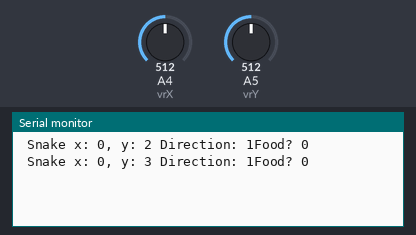
Simulated run of this sketch. Board: Arduino Uno, built with avr-gcc and run on an emulated ATmega328P. On the bench: the last lines printed to the serial monitor. Inputs (shaded band) come from the test bench; at power-on: A5 (vrY) = 512, A4 (vrX) = 512. Random numbers use the default seed unless the sketch sets one.

Above: at 1.2 s.
1.3 s: A5 (vrY) set to 390
At 1.46 s:
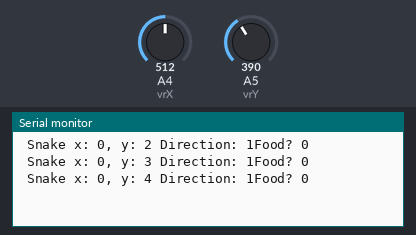
4.3 s: A4 (vrX) set to 390
At 4.68 s:
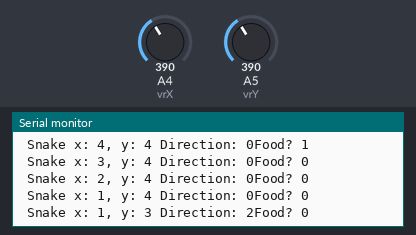
5.8 s: A4 (vrX) set to 716
At 5.88 s:
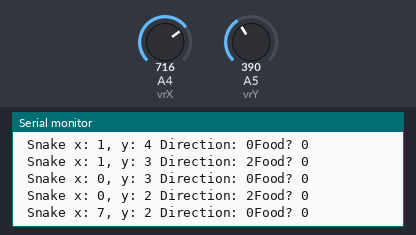
Timing chart, 0 to 8.8 s (numbered marks = the images above; inputs shaded):
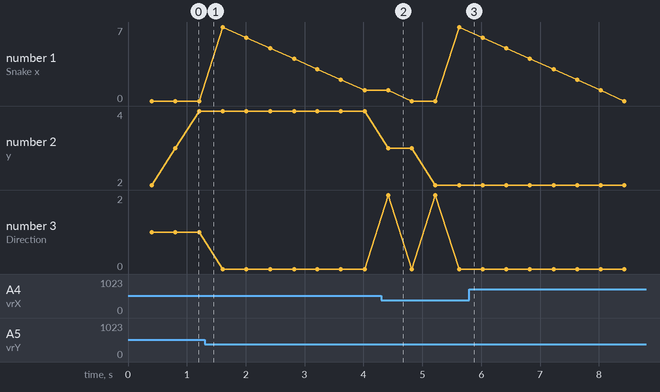

The sketch:

snake.ino
```cpp
#define row1 A3
#define row2 2
#define row3 3
#define row4 4
#define row5 5
#define row6 6
#define row7 7
#define row8 8

#define col1 9
#define col2 10
#define col3 11
#define col4 12
#define col5 13
#define col6 A0
#define col7 A1
#define col8 A2

#define vrX A4
#define vrY A5

bool eaten = false;
int food[2] = {4,4};
enum directions {NORTH, EAST, WEST, SOUTH};

unsigned long lastTime;
byte pointX = 0;
byte pointY = 0;

const byte rows[] = {
    row1, row2, row3, row4, row5, row6, row7, row8
};
const byte cols[] = {
  col1,col2, col3, col4, col5, col6, col7, col8
};

byte snake_length = 2;
enum directions dir;
int snake[64][2]={{0,1},{0,0}};
byte screen[8][8] = {{0,0,0,0,0,0,0,0},{0,0,0,0,0,0,0,0},{0,0,0,0,0,0,0,0},{0,0,0,0,0,0,0,0},{0,0,0,0,0,0,0,0},{0,0,0,0,0,0,0,0},{0,0,0,0,0,0,0,0},{0,0,0,0,0,0,0,0}};

void setup() {
  Serial.begin(9600);
  // setting all pins to output mode
  for (byte i = 1; i <= 13; i++)
        pinMode(i, OUTPUT);
  pinMode(A0, OUTPUT);
  pinMode(A1, OUTPUT);
  pinMode(A2, OUTPUT);
  pinMode(A3, OUTPUT);

  pinMode(A4, INPUT);
  pinMode(A5, INPUT);

  // Setting all colums to high by default (turned off)
  for(byte col: cols)
    digitalWrite(col, HIGH);

  // initial screen
  // screen[pointX][pointY] = 1;

  // snake setup
  dir = EAST;
  screen[snake[0][0]][snake[0][1]] = 1;
  screen[snake[1][0]][snake[1][1]] = 1;
  screen[food[0]][food[1]] = 1;
}

void loop() {
  int corX = map(analogRead(vrX), 0, 1023, -1, 1);
  int corY = map(analogRead(vrY), 0, 1023, -1, 1);
//  if(millis() - lastTime > 200){
//    Serial.print("X: "); Serial.print(corX); Serial.print("Y: "); Serial.println(corY);
//  }
  if(millis() - lastTime > 400){
    updateScreen(corX, corY);
    lastTime = millis();
  }
  drawFrame();
}

void(* resetFunc) (void) = 0; //declare reset function @ address 0

void updateScreen(int x, int y){ // add boundary conditions
  if(!eaten){
    screen[snake[snake_length-1][0]][snake[snake_length-1][1]] = 0; //deactivate current snake end before updating values
  }
  updateSnake(x, y);
  screen[snake[0][0]][snake[0][1]] = 1; //activate snake head at new pos


//  screen[pointX][pointY] = 0;
//  pointY = (pointY+1)%8;
//  if(pointY == 0)
//    pointX = (pointX+1)%8;
//  screen[pointX][pointY] = 1;
}

void updateSnake(int x, int y){
  //update tail
  if(eaten){
    snake[snake_length][0] = snake[snake_length - 1][0];
    snake[snake_length][1] = snake[snake_length - 1][1];
  }
  for(int i = snake_length; i>0; i--){
    snake[i][0] = snake[i-1][0];
    snake[i][1] = snake[i-1][1];
  }

  if(eaten){
    snake_length++;
    eaten = false;

  }
  // update head
  if(dir == NORTH || dir == SOUTH){
    if(x == 1){ // go EAST
      snake[0][1] = (snake[0][1]+1)%8;
      dir = EAST;
    }
    else if(x == -1){ // go WEST
      snake[0][1] = ((snake[0][1]-1) == -1 ? 7 : (snake[0][1]-1));
      dir = WEST;
    }
    else { // continue course
      if(dir == NORTH) snake[0][0] = ((snake[0][0]-1) == -1 ? 7 : (snake[0][0]-1));
      if(dir == SOUTH) snake[0][0] = (snake[0][0]+1)%8;
    }
  }
  else if(dir == EAST || dir == WEST){
    if(y == 1){ // go SOUTH
      snake[0][0] = (snake[0][0]+1)%8;
      dir = SOUTH;
    }
    else if(y == -1){ // go NORTH
      snake[0][0] = ((snake[0][0]-1) == -1 ? 7 : (snake[0][0]-1));
      dir = NORTH;
    }
    else { // continue course
      if(dir == EAST) snake[0][1] = (snake[0][1]+1)%8;
      if(dir == WEST) snake[0][1] = ((snake[0][1]-1) == -1 ? 7 : (snake[0][1]-1));
    }
  }

  if(snake[0][0]==food[0] && snake[0][1]==food[1]){
    Serial.println("Fod eaten");
    eaten = true;
    while(true){
      int a = random(0,8);
      int b = random(0,8);
      if(!screen[a][b]){
        food[0] = a; food[1] = b;
        screen[a][b] = 1;
        break;
      }
    }
  }

  for(int i = 1; i < snake_length; i++)
  if(snake[0][0]== snake[i][0] && snake[0][1]==snake[i][1]){
    resetFunc();
  }
  Serial.print("\n Snake x: "); Serial.print(snake[0][0]);
  Serial.print(", y: "); Serial.print(snake[0][1]); Serial.print(" Direction: "); Serial.print(dir);
  Serial.print("Food? "); Serial.print(eaten);
}

void drawFrame(){
  for(byte i=0; i < 8; i++){
    for(byte j = 0; j < 8; j++){
      if(screen[i][j])
        activatePixel(i, j);
      else
        deactivatePixel(i, j);
    }
  }
}

void activatePixel(byte x, byte y){
  digitalWrite(rows[x], LOW);  digitalWrite(cols[y], HIGH);
  digitalWrite(rows[x], HIGH);  digitalWrite(cols[y], LOW);
}

void deactivatePixel(byte x, byte y){
  digitalWrite(rows[x], HIGH);  digitalWrite(cols[y], LOW );
}
```

Measured:
- after the input at 4.3 s, the serial monitor: prints a new line after 0.12 s (image 2)
